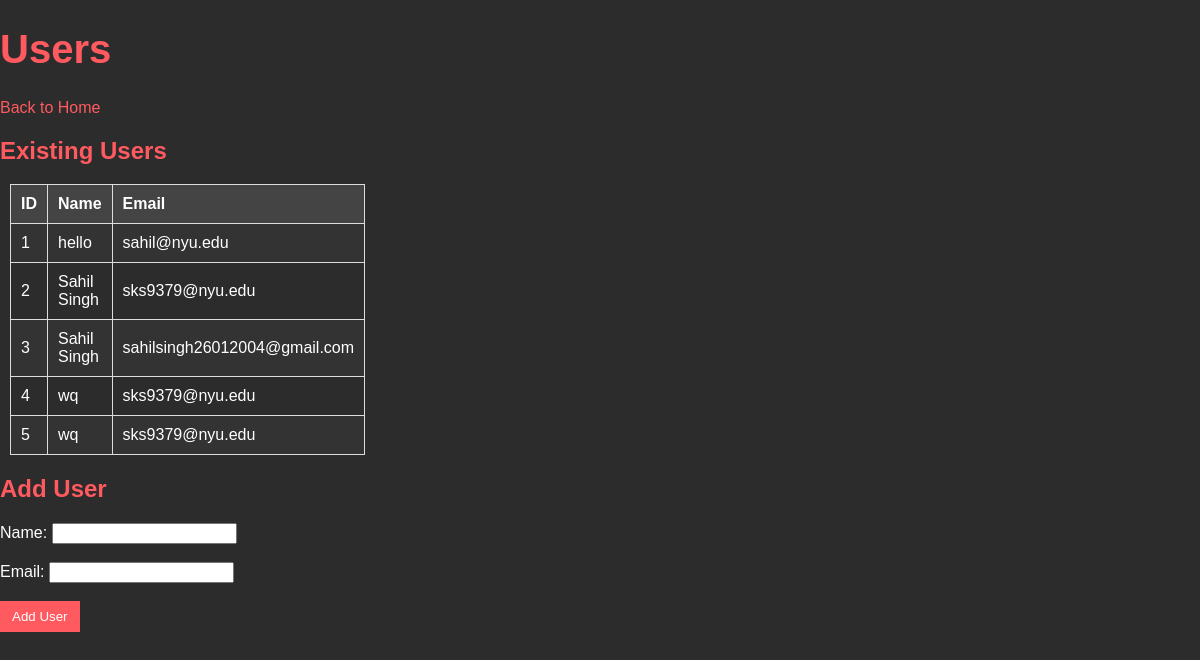
Screenshot of /users with the database file from the repository.
### tables this page shows
CREATE TABLE users (
            id INTEGER PRIMARY KEY,
            name TEXT,
            email TEXT
        );

### app.py (the view)
@app.route('/users', methods=['GET', 'POST'])
def manage_users():
    if request.method == 'POST':
        name = request.form['name']
        email = request.form['email']
        with get_db() as conn:
            conn.execute('''INSERT INTO users (name, email) VALUES (?, ?)''', (name, email))
        return redirect(url_for('manage_users'))
    with get_db() as conn:
        users = conn.execute("SELECT * FROM users").fetchall()
    return render_template("users.html", users=users)

### app.py (called while the page is built)
def get_db():
    conn = sqlite3.connect(DATABASE)
    conn.row_factory = sqlite3.Row
    return conn

### templates/users.html (shortened to what this page needs)
<!DOCTYPE html>
<html lang="en">
<head>
    <link rel="stylesheet" href="{{ url_for('static', filename='css/styles.css') }}">
</head>
<body>
    <h1>Users</h1>
    <a href="/">Back to Home</a>
    <h2>Existing Users</h2>
    <table>
        <tr>
            <th>ID</th>
            <th>Name</th>
            <th>Email</th>
        </tr>
        {% for user in users %}
        <tr>
            <td>{{ user['id'] }}</td>
            <td>{{ user['name'] }}</td>
            <td>{{ user['email'] }}</td>
        </tr>
        {% endfor %}
    </table>
    <h2>Add User</h2>
    <form method="POST" action="{{ url_for('manage_users') }}">
        <label for="name">Name:</label>
        <input type="text" id="name" name="name" required><br><br>
        <label for="email">Email:</label>
        <input type="email" id="email" name="email" required><br><br>
        <button type="submit">Add User</button>
    </form>
</body>
</html>

### static/css/styles.css (style rules this page uses)
body { font-family: Arial, sans-serif; background-color: #2c2c2c; color: white; margin: 0; padding: 0; transition: background-color 0.3s, color 0.3s; }
h1 { font-size: 2.5em; color: #ff5a5f; }
a { color: #ff5a5f; text-decoration: none; }
h2, h3 { color: #ff5a5f; }
table { width: 100%; margin-bottom: 20px; border-collapse: collapse; }
th, td { padding: 10px; text-align: left; border: 1px solid #ddd; }
th { background-color: #444; }
tr:nth-child(even) { background-color: #333; }
table { width: 180px; margin: 10px; }
button[type="submit"] { background-color: #ff5a5f; border: none; padding: 8px 12px; color: white; cursor: pointer; }

### rows the page displays
users: id "1", name "hello", email "sahil@nyu.edu"
users: id "2", name "Sahil Singh", email "sks9379@nyu.edu"
users: id "3", name "Sahil Singh", email "sahilsingh26012004@gmail.com"
users: id "4", name "wq", email "sks9379@nyu.edu"
users: id "5", name "wq", email "sks9379@nyu.edu"
